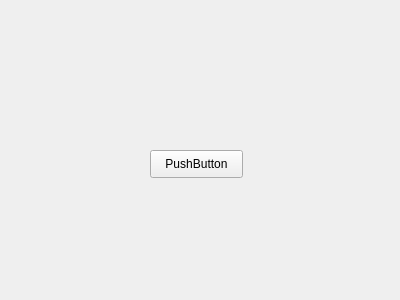
<?xml version="1.0" encoding="UTF-8"?>
<ui version="4.0">
 <class>Form</class>
 <widget class="QWidget" name="Form">
  <property name="geometry">
   <rect>
    <x>0</x>
    <y>0</y>
    <width>400</width>
    <height>300</height>
   </rect>
  </property>
  <property name="windowTitle">
   <string>Form</string>
  </property>
  <widget class="QPushButton" name="pushButton">
   <property name="geometry">
    <rect>
     <x>150</x>
     <y>150</y>
     <width>93</width>
     <height>28</height>
    </rect>
   </property>
   <property name="text">
    <string>PushButton</string>
   </property>
  </widget>
 </widget>
 <resources/>
 <connections/>
</ui>
